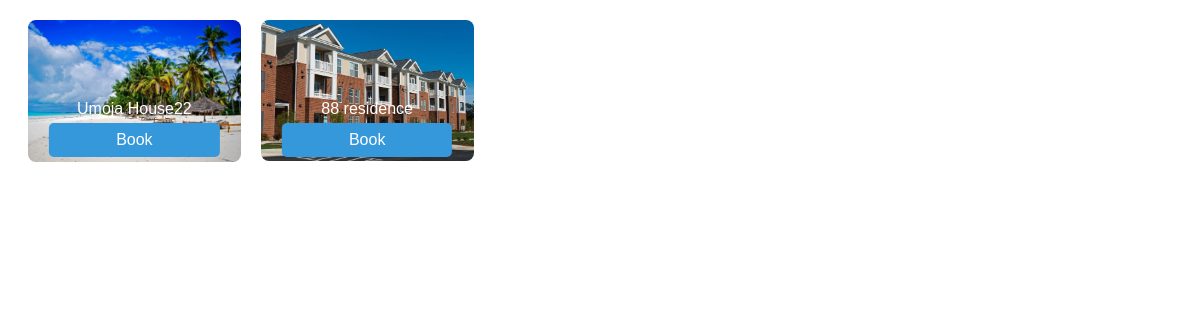
The page /properties on the database as committed earlier.
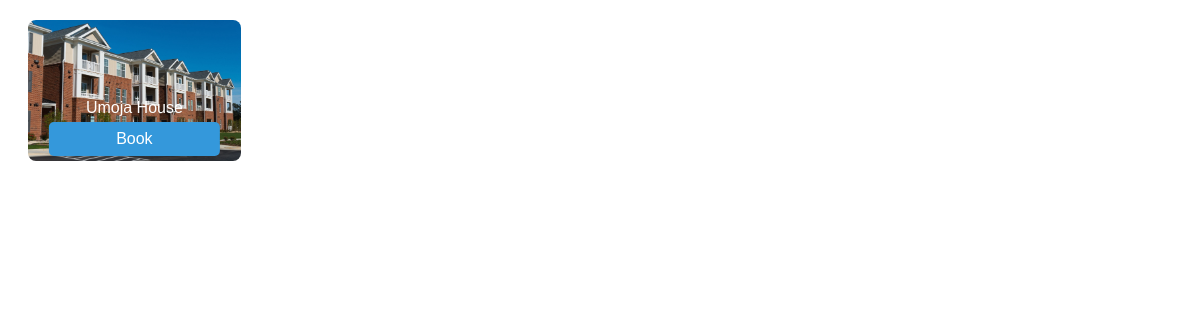
The same page on the database as committed later.
### tables this page shows
CREATE TABLE properties (
                id INTEGER PRIMARY KEY AUTOINCREMENT,
                name TEXT NOT NULL,
                image BLOB NOT NULL,
                description TEXT NOT NULL,
                thumbnail BLOB NOT NULL,
                interiorimg1 BLOB NOT NULL,
                interiorimg2 BLOB NOT NULL,
                interiorimg3 BLOB NOT NULL,
                interiorimg4 BLOB NOT NULL,
                Price INTEGER NOT NULL,
                Amenities TEXT NOT NULL
            );

### app.py (the view)
@app.route('/properties')
def properties():
    try:
        with sqlite3.connect('users.db') as connection:
            cursor = connection.cursor()
            cursor.execute("SELECT name, thumbnail FROM properties")
            properties_data = cursor.fetchall()
        return render_template('properties.html', properties_data=properties_data)
    except Exception as e:
        print(f"Error fetching properties: {e}")
        properties_data = []
        return render_template('properties.html', properties_data=properties_data, error=str(e))

### templates/properties.html (shortened to what this page needs)
<!DOCTYPE html>
<html lang="en">
<head>
</head>
<body>
    <div class="image-grid">
        {% for property_data in properties_data %}
            <div class="image-item">
                <img src="/{{ property_data[1] }}" alt="{{ property_data[0] }}">
                <div class="image-caption-container">
                    <div class="image-caption">{{ property_data[0] }}</div>
                    <div><a href="/booking/" class="book-button">Book</a></div>
                </div>
            </div>
        {% endfor %}
    </div>
</body>
</html>

### templates/properties.html (style rules this page uses)
body { font-family: 'Arial', sans-serif; }
.image-grid { display: grid; grid-template-columns: repeat(auto-fill, minmax(200px, 1fr)); gap: 20px; margin: 20px; }
.image-item { position: relative; }
.image-item img { width: 100%; height: auto; border-radius: 8px; display: block; margin: 0 auto; }
.image-caption-container { position: absolute; bottom: -3%; left: 50%; transform: translateX(-50%); width: 80%; background-color: rgba(0, 0, 0, 0.0); color: #fff; padding: 10px; text-align: center; border-radius: 8px; }
.image-caption { margin-bottom: 5px; }
.book-button { display: block; margin-top: 5px; padding: 8px 16px; background-color: #3498db; color: #fff; text-decoration: none; border-radius: 5px; text-align: center; cursor: pointer; }

Rows that differ between the two databases and show on the page:
removed properties: thumbnail (picture), name "88 residence"
changed properties: thumbnail: a different picture; name "Umoja House22" → "Umoja House"
